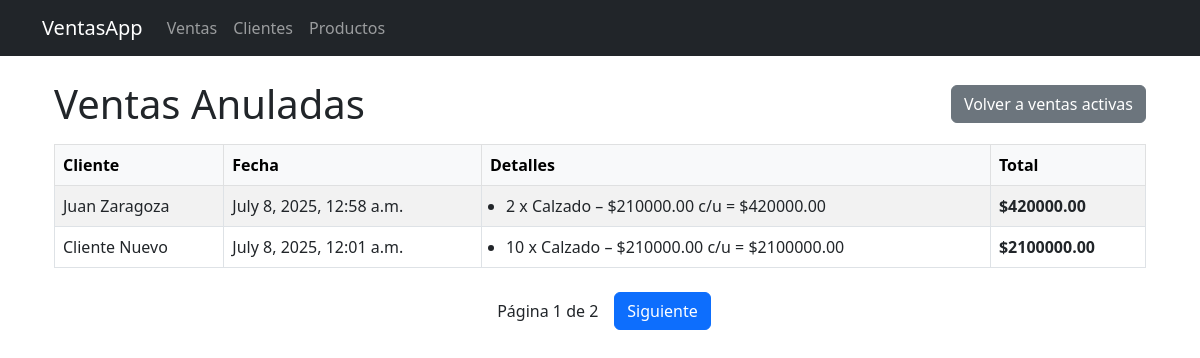
The page /ventas/anuladas/ on the database its author committed.
### ventas/models.py (models this page shows, shortened)
class Venta(models.Model):
    cliente = models.ForeignKey(Cliente, on_delete=models.PROTECT, related_name='compras')  # Relación con el cliente
    productos = models.ManyToManyField(Producto, through= 'DetallesVenta')  # Relación con los productos vendidos
    fecha = models.DateTimeField(auto_now_add=True)  # Fecha de la venta
    anulada = models.BooleanField(default=False)  # Indica si la venta ha sido anulada
    @property
    def calcular_total(self):
        return sum(detalle.subtotal for detalle in self.detallesventa_set.all())

class DetallesVenta(models.Model):
    venta = models.ForeignKey(Venta, on_delete=models.CASCADE)  # Relación con la venta
    producto = models.ForeignKey(Producto, on_delete=models.PROTECT, related_name='detalles_venta')  # Relación con el producto
    cantidad = models.PositiveIntegerField()  # Cantidad del producto vendido
    precio_unitario = models.DecimalField(max_digits=10, decimal_places=2)  # Precio unitario del producto
    @property
    def subtotal(self):
        return self.cantidad * self.precio_unitario  # Método para calcular el subtotal de la venta

### clientes/models.py (models this page shows, shortened)
class Cliente(models.Model):
    nombre = models.CharField(max_length=100)
    apellido = models.CharField(max_length=100)
    email = models.EmailField(max_length=100, unique=True)
    telefono = models.CharField(max_length=20, blank=True, null=True)
    fecha_creacion = models.DateTimeField(auto_now_add=True)
    activo = models.BooleanField(default=True)

### productos/models.py (models this page shows, shortened)
class Producto(models.Model):
    nombre = models.CharField(max_length=100)
    descripcion = models.TextField(blank=True, null=True)
    precio = models.DecimalField(max_digits=10, decimal_places=2)
    stock = models.PositiveIntegerField(default=0)
    creado_en = models.DateTimeField(auto_now_add=True)
    actualizado_en = models.DateTimeField(auto_now=True)
    activo = models.BooleanField(default=True)

### ventas/views.py (the view)
# urls.py: path('ventas/anuladas/', views.ventas_anuladas, name='ventas_anuladas')
def ventas_anuladas(request):
    ventas = Venta.objects.filter(anulada=True).order_by('-fecha')
    paginator = Paginator(ventas, 2)  # mostrar 4 ventas por página
    page_number = request.GET.get('page') or 1
    pagina_actual = paginator.get_page(page_number)
    return render(request, 'ventas/ventas_anuladas.html', {
        'pagina_actual': pagina_actual
    })

### ventas/templates/ventas/ventas_anuladas.html (shortened to what this page needs)
{% extends "base.html" %}
{% block content %}
<div class="container mt-4">
    <div class="d-flex justify-content-between align-items-center mb-3">
        <h1 class="mb-0"> Ventas Anuladas</h1>
        <a href="{% url 'lista_ventas' %}" class="btn btn-secondary">Volver a ventas activas</a>
    </div>
    {% if pagina_actual %}
        <table class="table table-striped table-bordered align-middle">
            <thead class="table-light">
                <tr>
                    <th>Cliente</th>
                    <th>Fecha</th>
                    <th>Detalles</th>
                    <th>Total</th>
                </tr>
            </thead>
            <tbody>
                {% for venta in pagina_actual %}
                    <tr>
                        <td>{{ venta.cliente.nombre }} {{ venta.cliente.apellido }}</td>
                        <td>{{ venta.fecha }}</td>
                        <td>
                            <ul class="mb-0 ps-3">
                                {% for detalle in venta.detallesventa_set.all %}
                                    <li>
                                        {{ detalle.cantidad }} x {{ detalle.producto.nombre }} –
                                        ${{ detalle.precio_unitario }} c/u = ${{ detalle.subtotal }}
                                    </li>
                                {% endfor %}
                            </ul>
                        </td>
                        <td><strong>${{ venta.calcular_total }}</strong></td>
                    </tr>
                {% endfor %}
            </tbody>
        </table>
    {% else %}
        <div class="alert alert-info">No hay ventas anuladas registradas.</div>
    {% endif %}
    <div class="mt-4 d-flex justify-content-center align-items-center">
        <span class="mx-2">Página {{ pagina_actual.number }} de {{ pagina_actual.paginator.num_pages }}</span>
        {% if pagina_actual.has_next %}
            <a href="?page={{ pagina_actual.next_page_number }}" class="btn btn-primary ms-2">Siguiente</a>
        {% endif %}
    </div>
</div>
{% endblock %}

### rows shown on the page
Venta: cliente.nombre "Juan", cliente.apellido "Zaragoza", fecha "July 8, 2025, 12:58 a.m.", calcular_total "420000.00"
DetallesVenta: cantidad "2", producto.nombre "Calzado", precio_unitario "210000.00", subtotal "420000.00"
Venta: cliente.nombre "Cliente", cliente.apellido "Nuevo", fecha "July 8, 2025, 12:01 a.m.", calcular_total "2100000.00"
DetallesVenta: cantidad "10", producto.nombre "Calzado", precio_unitario "210000.00", subtotal "2100000.00"

### other values the page prints
{{ pagina_actual.number }} "1"
{{ pagina_actual.paginator.num_pages }} "2"
